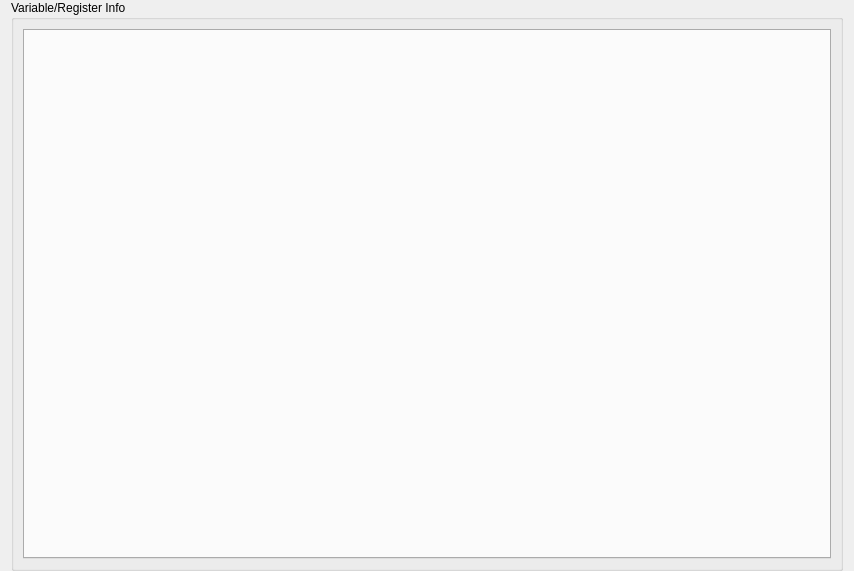
<?xml version="1.0" encoding="UTF-8"?>
<ui version="4.0">
 <class>SeerVariableManagerWidgetForm</class>
 <widget class="QWidget" name="SeerVariableManagerWidgetForm">
  <property name="geometry">
   <rect>
    <x>0</x>
    <y>0</y>
    <width>854</width>
    <height>571</height>
   </rect>
  </property>
  <property name="windowTitle">
   <string>Form</string>
  </property>
  <layout class="QGridLayout" name="gridLayout_2">
   <property name="topMargin">
    <number>0</number>
   </property>
   <property name="bottomMargin">
    <number>0</number>
   </property>
   <item row="0" column="0">
    <widget class="QGroupBox" name="groupBox">
     <property name="title">
      <string>Variable/Register Info</string>
     </property>
     <layout class="QGridLayout" name="gridLayout">
      <item row="0" column="0">
       <widget class="QDetachTabWidget" name="tabWidget">
        <property name="currentIndex">
         <number>-1</number>
        </property>
       </widget>
      </item>
     </layout>
    </widget>
   </item>
  </layout>
 </widget>
 <customwidgets>
  <customwidget>
   <class>QDetachTabWidget</class>
   <extends>QTabWidget</extends>
   <header location="global">QDetachTabWidget.h</header>
   <container>1</container>
  </customwidget>
 </customwidgets>
 <resources/>
 <connections/>
</ui>
